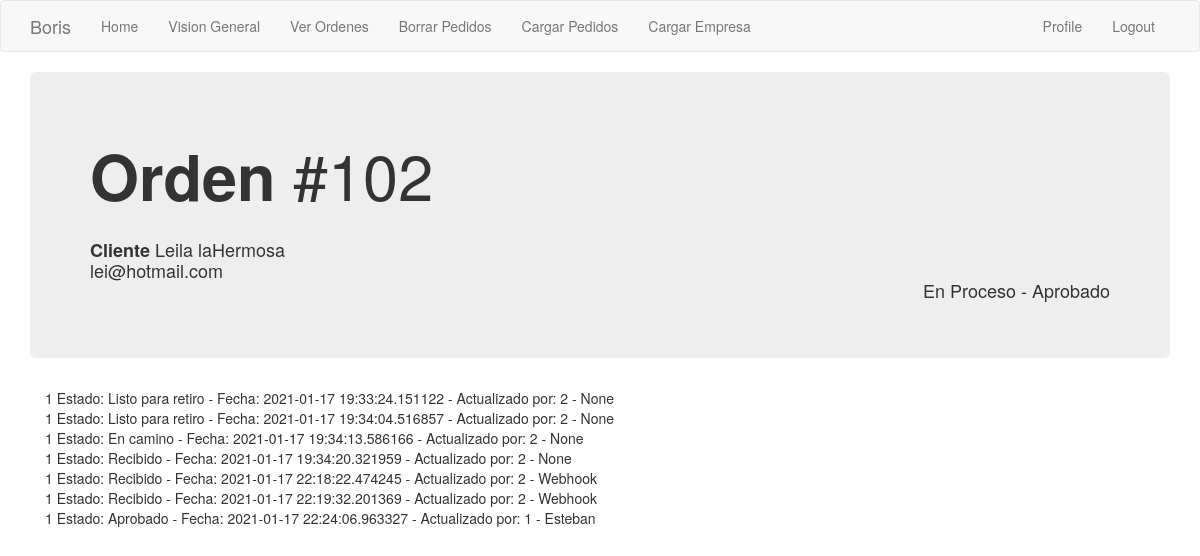
Page /historia_orden/1 (signed in) on the earlier database version.
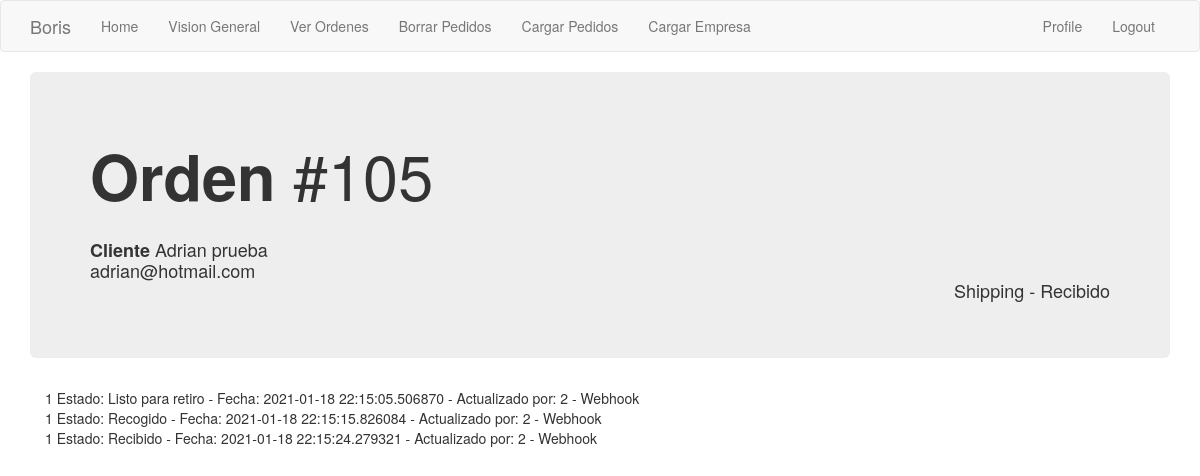
Same page on the later database version.
### app/models.py (models this page shows, shortened)
class Order_header(db.Model):
    id = db.Column(db.Integer, primary_key=True)
    order_number = db.Column(db.Integer, index=True)
    order_id_anterior = db.Column(db.Integer)
    creation_date = db.Column(db.String(35), index=True)
    last_update_date = db.Column(db.String(35))
    payment_method = db.Column(db.String(10))
    payment_card = db.Column(db.String(10))
    courier_order_id = db.Column(db.String(64), index=True)
    status = db.Column(db.String(15))
    sub_status = db.Column(db.String(15))
    customer_address = db.Column(db.String(64))
    customer_number = db.Column(db.String(10))
    customer_floor = db.Column(db.String(10))
    customer_zipcode = db.Column(db.String(8))
    customer_locality = db.Column(db.String(64))
    customer_city = db.Column(db.String(64))
    customer_province = db.Column(db.String(64))
    customer_country = db.Column(db.String(64))
    detalle = db.relationship('Order_detail', backref='productos', lazy='dynamic')
    transaction = db.relationship('Transaction_log', backref='transaccion', lazy='dynamic')
    customer_id = db.Column(db.Integer, db.ForeignKey('customer.id'))
    store = db.Column(db.Integer, db.ForeignKey('company.store_id'))

class Customer(db.Model):
    id = db.Column(db.Integer, primary_key=True)
    platform = db.Column(db.String(64), index=True)
    name = db.Column(db.String(64), index=True)
    email = db.Column(db.String(120), index=True, unique=True)
    phone = db.Column(db.String(15))
    orders = db.relationship('Order_header', backref='buyer', lazy='dynamic')

class Transaction_log(db.Model):
    id = db.Column(db.Integer, primary_key=True)
    sub_status = db.Column(db.String(15))
    fecha = db.Column(db.DateTime, default=datetime.utcnow)
    username = db.Column(db.String(64))
    order_id = db.Column(db.Integer, db.ForeignKey('order_header.id'))
    user_id = db.Column(db.Integer, db.ForeignKey('user.id'))

### app/main/routes.py (the view)
@bp.route('/historia_orden/<orden_id>', methods=['GET', 'POST'])
@login_required
def historia_orden(orden_id):
    orden = Order_header.query.filter_by(id=orden_id).first()
    historia = Transaction_log.query.filter_by(order_id=orden_id).all()
    return render_template('historia_orden.html', orden=orden, historia=historia, customer=orden.buyer)

### app/main/routes.py (called while the page is built)
@bp.before_app_request
def before_request():
    if current_user.is_authenticated:
        current_user.last_seen = datetime.utcnow()
        db.session.commit()

### app/models.py (called while the page is built)
@login.user_loader
def load_user(id):
    return User.query.get(int(id))

### app/templates/historia_orden.html
{% extends "base.html" %}
{% block app_content %}
    <div class='jumbotron'>
        <h1>
            <strong>Orden </strong>#{{orden.order_number}}
        </h1>
        <h4>
            <br> <strong> Cliente </strong>{{customer.name}}
            <br>         {{customer.email}}
            <div class="text-right"> {{orden.status}} - {{orden.sub_status}} </div>
        </h4>
    </div>
    <div class='container'>
        {% for i in historia %}
            {{i.order_id}}
            Estado: {{i.sub_status}} -
            Fecha: {{i.fecha}} -
            Actualizado por: {{i.user_id}} - {{i.username}}
            <br>
        {% endfor %}
    </div>
{% endblock %}

Differences in the rows shown:
no longer on this page (row unchanged): Customer: name "Leila laHermosa", email "lei@hotmail.com"
no longer on this page (row edited): Transaction_log: order_id "1", sub_status "Listo para retiro", fecha "2021-01-17 19:33:24.151122", user_id "2", username "None"
no longer on this page (row edited): Transaction_log: order_id "1", sub_status "Listo para retiro", fecha "2021-01-17 19:34:04.516857", user_id "2", username "None"
no longer on this page (row edited): Transaction_log: order_id "1", sub_status "En camino", fecha "2021-01-17 19:34:13.586166", user_id "2", username "None"
no longer on this page (row edited): Transaction_log: order_id "1", sub_status "Recibido", fecha "2021-01-17 19:34:20.321959", user_id "2", username "None"
no longer on this page (row edited): Transaction_log: order_id "1", sub_status "Recibido", fecha "2021-01-17 22:18:22.474245", user_id "2", username "Webhook"
no longer on this page (row edited): Transaction_log: order_id "1", sub_status "Recibido", fecha "2021-01-17 22:19:32.201369", user_id "2", username "Webhook"
no longer on this page (row edited): Transaction_log: order_id "1", sub_status "Aprobado", fecha "2021-01-17 22:24:06.963327", user_id "1", username "Esteban"
changed Order_header: order_number "102" → "105"; status "En Proceso" → "Shipping"; sub_status "Aprobado" → "Recibido"
now on this page (row unchanged): Customer: name "Adrian prueba", email "adrian@hotmail.com"
added Transaction_log: order_id "1", sub_status "Listo para retiro", fecha "2021-01-18 22:15:05.506870", user_id "2", username "Webhook"
added Transaction_log: order_id "1", sub_status "Recogido", fecha "2021-01-18 22:15:15.826084", user_id "2", username "Webhook"
added Transaction_log: order_id "1", sub_status "Recibido", fecha "2021-01-18 22:15:24.279321", user_id "2", username "Webhook"
